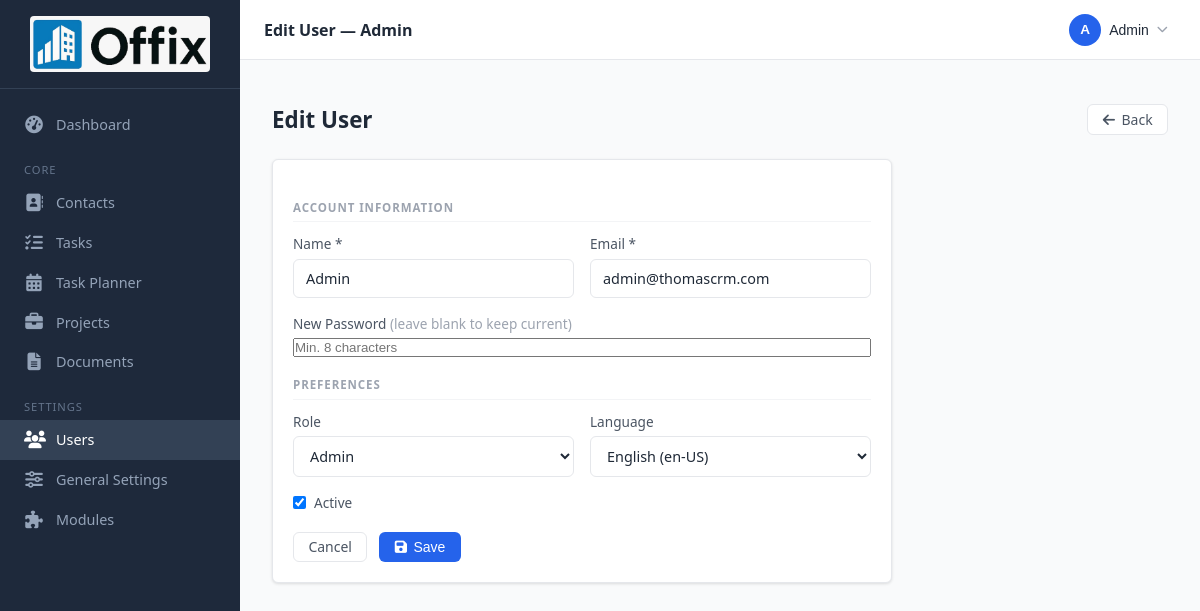
Screenshot of /users/3/edit (signed in) with the database file from the repository.
### tables this page shows
CREATE TABLE `users` (
  `id` int(10) unsigned NOT NULL AUTO_INCREMENT,
  `name` varchar(150) NOT NULL,
  `email` varchar(255) NOT NULL,
  `password` varchar(255) NOT NULL COMMENT 'bcrypt hash',
  `role` enum('admin','manager','user') NOT NULL DEFAULT 'user',
  `language` varchar(10) NOT NULL DEFAULT 'en-US' COMMENT 'BCP 47 tag: en-US, de-CH',
  `is_active` tinyint(1) NOT NULL DEFAULT 1,
  `avatar` varchar(255) DEFAULT NULL COMMENT 'filename in uploads/avatars/',
  `last_login` timestamp NULL DEFAULT NULL,
  `created_at` timestamp NOT NULL DEFAULT current_timestamp(),
  `updated_at` timestamp NOT NULL DEFAULT current_timestamp() ON UPDATE current_timestamp(),
  PRIMARY KEY (`id`),
  UNIQUE KEY `email` (`email`),
  KEY `idx_users_email` (`email`),
  KEY `idx_users_role` (`role`)
);

### app/controllers/UserController.php (called while the page is built, shortened)
<?php
class UserController extends Controller
{
    private User  $model;
    private array $roles     = ['admin', 'manager', 'user'];
    private array $languages = ['en-US' => 'English', 'de-CH' => 'Schweizerdeutsch'];
    public function __construct()
    {
        $this->model = new User();
    }
    public function edit(string $id): void
    {
        $user = $this->model->find((int) $id);
        $this->render('users.edit', [
            'pageTitle' => __('users.edit') . ' — ' . $user['name'],
            'user'      => $user,
            'roles'     => $this->roles,
            'languages' => $this->languages,
            'errors'    => [],
        ]);
    }
}

### public/index.php (called while the page is built, shortened)
<?php
spl_autoload_register(function (string $class): void {
    $prefixMap = [
        'App\\Core\\'                => APP_PATH . '/core/',
        'App\\Controllers\\'         => APP_PATH . '/controllers/',
        'App\\Models\\'              => APP_PATH . '/models/',
        'App\\Modules\\Invoicing\\'  => ROOT_PATH . '/app/modules/invoicing/',
        'App\\Modules\\ItPlanning\\' => ROOT_PATH . '/app/modules/it_planning/',
    ];
    foreach ($prefixMap as $prefix => $baseDir) {
        if (str_starts_with($class, $prefix)) {
            $file = $baseDir . str_replace('\\', '/', substr($class, strlen($prefix))) . '.php';
            return;
        }
    }
});
require APP_PATH . '/core/helpers.php';
$router = new Router();
$router->dispatch($_SERVER['REQUEST_METHOD'], $_SERVER['REQUEST_URI']);

### app/core/Lang.php (called while the page is built, shortened)
<?php
class Lang
{
    private static array  $strings = [];
    private static array $folderMap = [
        'en-US' => 'en',
        'de-CH' => 'de_CH',
    ];
    public static function get(string $key, array $replace = []): string
    {
        $text = self::$strings[$key] ?? $key;
        return $text;
    }
    private static function load(string $locale): void
    {
        $folder = self::$folderMap[$locale] ?? 'en';
        $file   = ROOT_PATH . '/lang/' . $folder . '/app.php';
        if (file_exists($file)) {
            self::$strings = array_merge(self::$strings, require $file);
        }
    }
}

### app/core/helpers.php (called while the page is built, shortened)
<?php
function __(string $key, array $replace = []): string
{
    return Lang::get($key, $replace);
}

### app/core/Database.php (called while the page is built, shortened)
<?php
class Database
{
    private static ?PDO $instance = null;
    public static function getInstance(): PDO
    {
        if (self::$instance === null) {
            $config = require ROOT_PATH . '/config/database.php';
            $dsn = "mysql:host={$config['host']};dbname={$config['dbname']};charset={$config['charset']}";
            try {
                self::$instance = new PDO($dsn, $config['username'], $config['password'], [
                    PDO::ATTR_ERRMODE            => PDO::ERRMODE_EXCEPTION,
                    PDO::ATTR_DEFAULT_FETCH_MODE => PDO::FETCH_ASSOC,
                    PDO::ATTR_EMULATE_PREPARES   => false,
                ]);
            } catch (PDOException $e) {
                error_log('DB connection failed: ' . $e->getMessage());
                die('Database connection error. Please check your configuration.');
            }
        }
        return self::$instance;
    }
}

### app/core/Model.php (called while the page is built, shortened)
<?php
abstract class Model
{
    protected PDO $db;
    public function __construct()
    {
        $this->db = Database::getInstance();
    }
    protected function queryOne(string $sql, array $params = []): ?array
    {
        $stmt = $this->db->prepare($sql);
        $stmt->execute($params);
        $row = $stmt->fetch();
        return $row !== false ? $row : null;
    }
}

### app/models/User.php (called while the page is built, shortened)
<?php
class User extends Model
{
    public function find(int $id): ?array
    {
        return $this->queryOne('SELECT * FROM users WHERE id = ?', [$id]);
    }
}

### app/views/users/edit.php (the view, shortened to what this page needs)
<div class="page-header">
    <h1 class="page-title"><?= __('users.edit') ?></h1>
    <a href="/users" class="btn btn-secondary"><i class="fa-solid fa-arrow-left"></i> <?= __('action.back') ?></a>
</div>
<div class="card" style="max-width:620px;">
    <div class="card-body">
        <form method="POST" action="/users/<?= $user['id'] ?>/update" novalidate>
            <div class="form-section-label"><?= __('users.account_info') ?></div>
            <div class="form-row">
                <div class="form-group">
                    <label><?= __('label.name') ?> *</label>
                    <input type="text" name="name" value="<?= htmlspecialchars($user['name']) ?>" required>
                </div>
                <div class="form-group">
                    <label><?= __('label.email') ?> *</label>
                    <input type="email" name="email" value="<?= htmlspecialchars($user['email']) ?>" required>
                </div>
            </div>
            <div class="form-group" style="margin-bottom:1rem;">
                <label><?= __('users.new_password') ?> <span style="color:var(--gray-400);font-weight:400;">(<?= __('users.leave_blank') ?>)</span></label>
                <input type="password" name="password" placeholder="Min. 8 characters" autocomplete="new-password">
            </div>
            <div class="form-section-label"><?= __('users.preferences') ?></div>
            <div class="form-row">
                <div class="form-group">
                    <label><?= __('users.role') ?></label>
                    <select name="role">
                        <?php foreach ($roles as $r): ?>
                        <option value="<?= $r ?>" <?= $user['role'] === $r ? 'selected' : '' ?>><?= ucfirst($r) ?></option>
                        <?php endforeach; ?>
                    </select>
                </div>
                <div class="form-group">
                    <label><?= __('users.language') ?></label>
                    <select name="language">
                        <?php foreach ($languages as $code => $label): ?>
                        <option value="<?= $code ?>" <?= $user['language'] === $code ? 'selected' : '' ?>><?= htmlspecialchars($label) ?> (<?= $code ?>)</option>
                        <?php endforeach; ?>
                    </select>
                </div>
            </div>
            <div class="form-group" style="margin-bottom:1rem;">
                <label style="display:flex;align-items:center;gap:.5rem;cursor:pointer;">
                    <input type="checkbox" name="is_active" value="1" <?= $user['is_active'] ? 'checked' : '' ?>>
                    <?= __('users.active') ?>
                </label>
            </div>
            <div class="form-actions">
                <a href="/users" class="btn btn-secondary"><?= __('action.cancel') ?></a>
                <button type="submit" class="btn btn-primary">
                    <i class="fa-solid fa-floppy-disk"></i> <?= __('action.save') ?>
                </button>
            </div>
        </form>
    </div>
</div>

### app/core/Router.php (shortened to what this page needs)
<?php
class Router
{
    private array $routes = [];
    private function addRoute(string $method, string $pattern, string|callable $handler, string $action): void
    {
        $this->routes[] = [
            'method'  => $method,
            'pattern' => $pattern,
            'handler' => $handler,
            'action'  => $action,
        ];
    }
    public function dispatch(string $method, string $uri): void
    {
        $uri = strtok($uri, '?');
        $uri = '/' . trim($uri, '/');
        foreach ($this->routes as $route) {
            if ($route['method'] !== strtoupper($method)) continue;
            $params = [];
            if ($this->matches($route['pattern'], $uri, $params)) {
                $this->call($route['handler'], $route['action'], $params);
                return;
            }
        }
    }
    private function matches(string $pattern, string $uri, array &$params): bool
    {
        $regex = preg_replace('/\{([a-zA-Z_]+)\}/', '(?P<$1>[^/]+)', $pattern);
        $regex = '#^' . $regex . '$#';
        if (preg_match($regex, $uri, $matches)) {
            return true;
        }
        return false;
    }
    private function call(string|callable $handler, string $action, array $params): void
    {
        $controller = new $handler();
        call_user_func_array([$controller, $action], $params);
    }
}

### public/css/app.css (style rules this page uses)
*, *::before, *::after { box-sizing: border-box; margin: 0; padding: 0; }
:root { --brand: #2563eb; --brand-dark: #1d4ed8; --brand-light: #eff6ff; --success: #16a34a; --warning: #ca8a04; --danger: #dc2626; --gray-50: #f9fafb; --gray-100: #f3f4f6; --gray-200: #e5e7eb; --gray-400: #9ca3af; --gray-600: #4b5563; --gray-800: #1f2937; --sidebar-w: 240px; --header-h: 60px; --radius: 6px; --shadow: 0 1px 3px rgba(0,0,0,.12); --font: 'Segoe UI', system-ui, sans-serif; }
html { font-size: 16px; }
body { font-family: var(--font); color: var(--gray-800); background: var(--gray-50); min-height: 100vh; display: flex; }
a { color: var(--brand); text-decoration: none; }
.page-header { display: flex; align-items: center; justify-content: space-between; margin-bottom: 1.5rem; flex-wrap: wrap; gap: .75rem; }
.page-title { font-size: 1.4rem; font-weight: 700; color: var(--gray-800); }
.card { background: #fff; border-radius: var(--radius); border: 1px solid var(--gray-200); box-shadow: var(--shadow); overflow: hidden; }
.card-body { padding: 1.25rem; }
.btn { display: inline-flex; align-items: center; gap: .4rem; padding: .45rem .9rem; border-radius: var(--radius); font-size: .875rem; font-weight: 500; cursor: pointer; border: 1px solid transparent; transition: background .15s, border-color .15s, color .15s; text-decoration: none; line-height: 1; }
.btn-primary { background: var(--brand); color: #fff; }
.btn-secondary { background: #fff; color: var(--gray-600); border-color: var(--gray-200); }
.form-group { display: flex; flex-direction: column; gap: .35rem; }
label { font-size: .85rem; font-weight: 500; color: var(--gray-600); }
input[type="text"], input[type="email"], input[type="tel"], input[type="date"], input[type="number"], input[type="search"], select, textarea { width: 100%; padding: .55rem .75rem; border: 1px solid var(--gray-200); border-radius: var(--radius); font-family: var(--font); font-size: .9rem; color: var(--gray-800); background: #fff; transition: border-color .15s, box-shadow .15s; }
.form-actions { display: flex; gap: .75rem; margin-top: 1.25rem; flex-wrap: wrap; }
.form-row { display: grid; grid-template-columns: 1fr 1fr; gap: 1rem; margin-bottom: 1rem; }
.form-section-label { font-size: .72rem; font-weight: 700; text-transform: uppercase; letter-spacing: .08em; color: var(--gray-400); border-bottom: 1px solid var(--gray-100); padding-bottom: .4rem; margin: 1.25rem 0 .75rem; }

### rows the page displays
users: name "Admin", email "admin@thomascrm.com", role "Admin", language "English (en-US)", is_active "☑"
